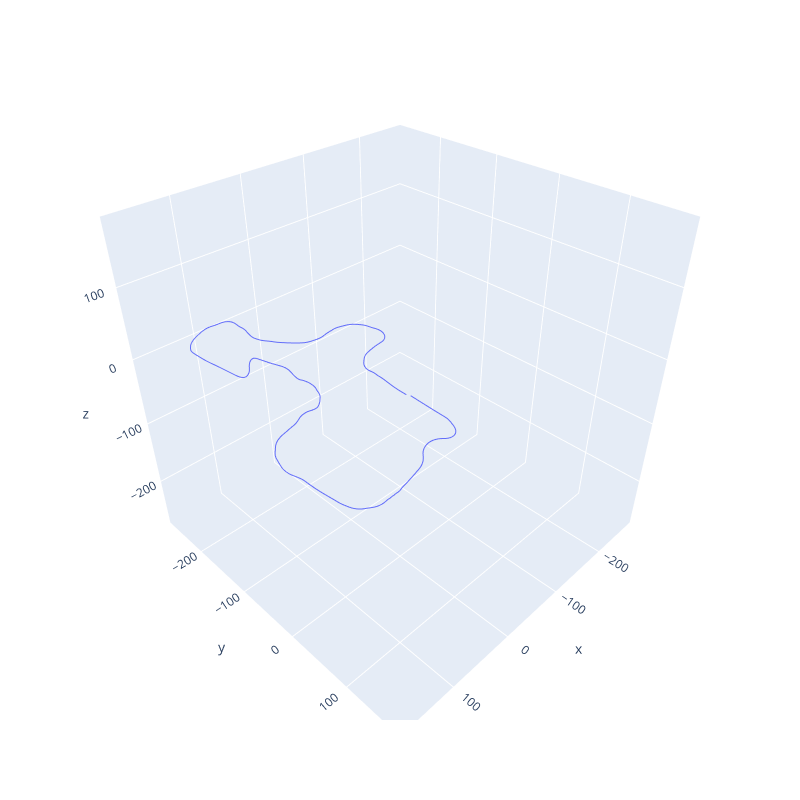

The notebook cell saved with this chart:
### Code cell
global_min = min(min(pos_x), min(pos_y), min(pos_z))
global_max = max(max(pos_x), max(pos_y), max(pos_z))

fig = px.line_3d(x=pos_x, y=pos_z, z=pos_y, height=800, width=800)
fig.update_scenes(
    xaxis=dict(range=[global_min, global_max]), 
    yaxis=dict(range=[global_min, global_max]), 
    zaxis=dict(range=[global_min, global_max])
)

### Figure 1 — Plotly figure (JSON) as saved in the notebook; plotly's stock layout.template omitted (floating-point values rounded to 4 significant figures; data arrays with more than 128 entries replaced by an {"elided": "..."} marker saying what was removed)
{"data": [{"hovertemplate": "x=%{x}<br>y=%{y}<br>z=%{z}<extra></extra>", "legendgroup": "", "line": {"color": "#636efa", "dash": "solid"}, "marker": {"symbol": "circle"}, "mode": "lines", "name": "", "scene": "scene", "showlegend": false, "type": "scatter3d", "x": {"elided": "583 float values"}, "y": {"elided": "583 float values"}, "z": {"elided": "583 float values"}}], "layout": {"height": 800, "legend": {"tracegroupgap": 0}, "margin": {"t": 60}, "scene": {"domain": {"x": [0, 1], "y": [0, 1]}, "xaxis": {"range": [-279.1, 187.6], "title": {"text": "x"}}, "yaxis": {"range": [-279.1, 187.6], "title": {"text": "y"}}, "zaxis": {"range": [-279.1, 187.6], "title": {"text": "z"}}}, "width": 800}}
